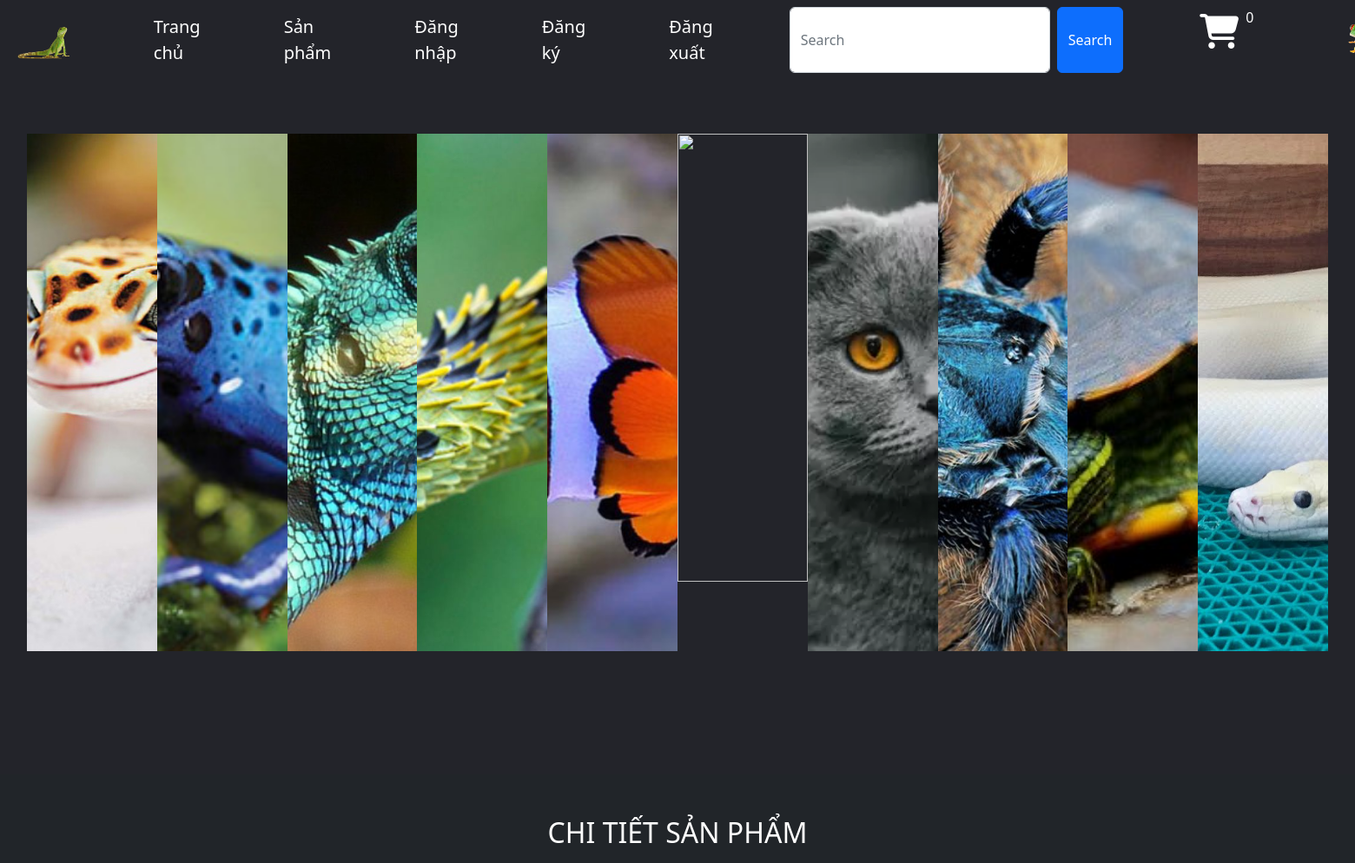
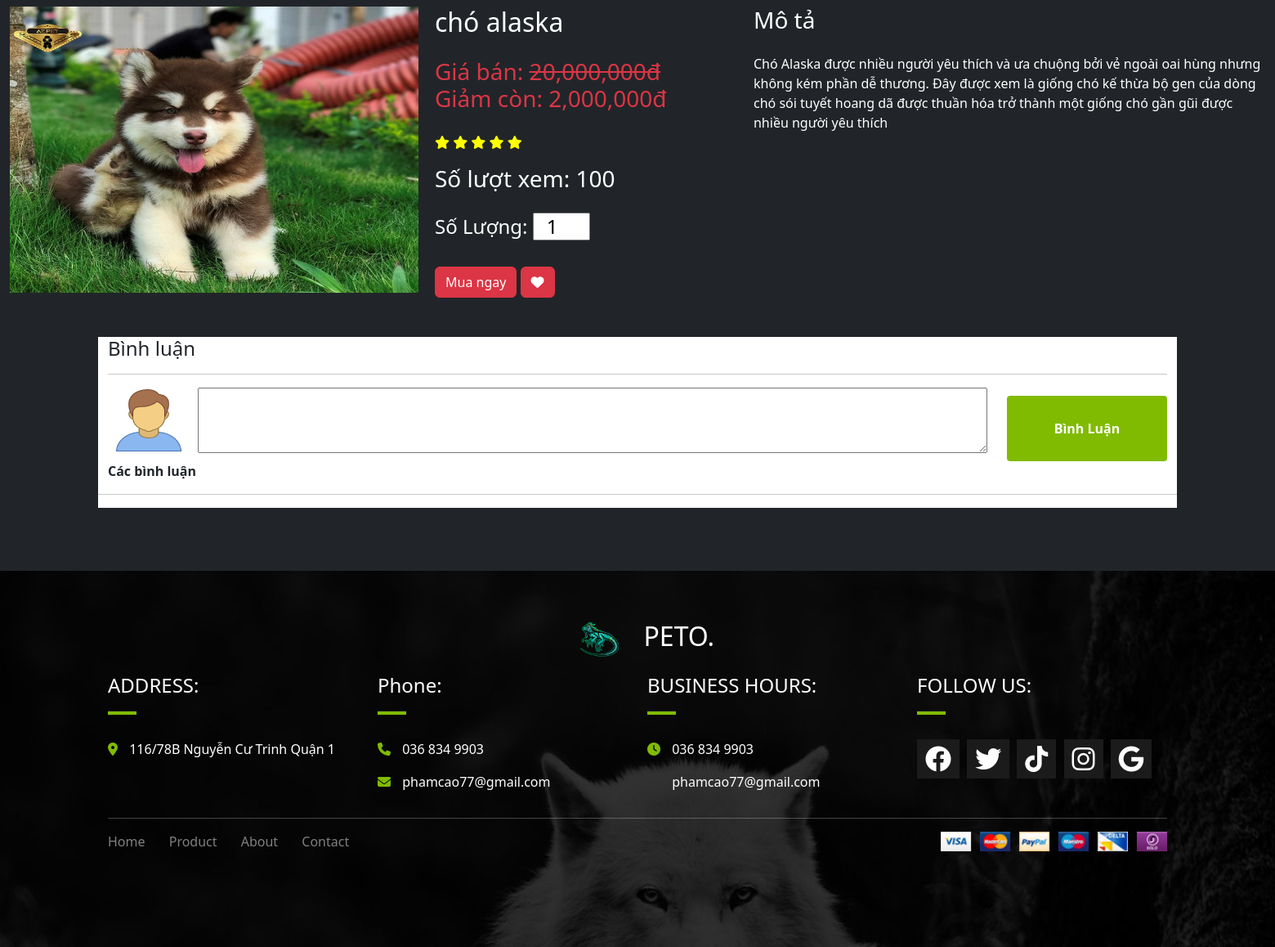
/index.php?action=sanpham&act=detail&id=4, run on the app's committed database (2 pictures, top to bottom).
### tables this page shows
CREATE TABLE `hanghoa` (
  `mahh` int(10) NOT NULL,
  `tenhh` varchar(50) NOT NULL,
  `dongia` float NOT NULL,
  `giamgia` float NOT NULL,
  `hinh` varchar(100) NOT NULL,
  `nhom` varchar(10) NOT NULL,
  `maloai` int(10) NOT NULL,
  `soluotxem` int(10) NOT NULL,
  `mota` text NOT NULL,
  `soluongton` int(10) NOT NULL
);

### model/connect.php (called while the page is built, shortened)
<?php
    class connect
    {
        var $db = null;
        public function __construct()
        {
            $dsn = 'mysql:host=localhost;dbname=qlbh';
            $user = 'root';
            $pass = '';
            try {
                $this->db = new PDO($dsn, $user, $pass,
                array(PDO::MYSQL_ATTR_INIT_COMMAND=>"SET NAMES utf8"));
            } catch (\Throwable $th) {
                echo "that bai";
            }
        }
        public function getInstance($select)
        {
            $result = $this->db->query($select);
            $result = $result->fetch();
            return $result;
        }
    }
?>

### model/hanghoa.php (called while the page is built, shortened)
<?php
    class hanghoa
    {
        public function getHangHoaId($id)
        {
            $db = new connect();
            $select = "SELECT * FROM hanghoa WHERE mahh = $id;";
            $result = $db->getInstance($select);
            return $result;
        }
    }
?>

### view/sanphamchitiet.php (the view, shortened to what this page needs)
<div class="container bg-dark" style="height: 800px;">
    <h2 class="text-center text-white mt-5">CHI TIẾT SẢN PHẨM</h2>
        <form action="index.php?action=giohang" method="post">
          <div class="row mt-4">
            <?php
              if(isset($_GET['id']))
              {
                  $id = $_GET['id'];
                  $hh = new hanghoa();
                  $result = $hh->getHangHoaId($id);
                  $tenhh = $result['tenhh'];
                  $hinh = $result["hinh"];
                  $dongia = $result["dongia"];
                  $mota = $result["mota"];
                  $giamgia = $result["giamgia"];
                  $soluotxem = $result["soluotxem"];
              }
            ?>
            <div class="col-lg-4 text-center">
              <img src="content\anh\<?php echo $hinh;?>" alt="" width="500px" height="350px">
            </div>
            <div class="col-lg-3 text-white">
                      <h2 class="card-title"><?php echo $tenhh;?></h2>
                      <?php
                          if($giamgia != 0)
                                  echo '<h3 class="text-danger mt-4">Giá bán:
                                      <strike>
                                          '.number_format($dongia).'đ
                                      </strike><br>
                                      Giảm còn:
                                      <font>
                                          '.number_format($giamgia).'đ
                                      </font>
                                      </h3>';
                          else
                              echo '<h3 class="text-danger mt-4">Giá bán: '.number_format($dongia).'đ</h3>';
                      ?>
                      <div id="stars" class="mt-4">
                              <i class="fa fa-star" onclick="DANHGIA(1)" style="color: yellow;" aria-hidden="true"></i>
                              <i class="fa fa-star" onclick="DANHGIA(2)" style="color: yellow;" aria-hidden="true"></i>
                              <i class="fa fa-star" onclick="DANHGIA(3)" style="color: yellow;" aria-hidden="true"></i>
                              <i class="fa fa-star" onclick="DANHGIA(4)" style="color: yellow;" aria-hidden="true"></i>
                              <i class="fa fa-star" onclick="DANHGIA(5)" style="color: yellow;" aria-hidden="true"></i>
                      </div>
                      <h3 class="card-title mt-3">Số lượt xem: <?php echo $soluotxem;?></h3>
                      <h4 class="mt-4">
                      Số Lượng:
                      <input type="number" style="width: 70px;padding-left: 15px;" id="soluong" name="soluong" min="1" max="100" value="1" size="10" />
                      </h4>
                      <button type="submit" class="btn btn-danger text-white mt-4">Mua ngay</button>
                      <button class="like btn btn-danger mt-4" type="button"><span class="fa fa-heart"></span></button> </a>
            </div>
            <div class="col-lg-5 text-white">
              <h3>Mô tả</h3>
              <p class="mt-4"><?php echo $mota;?></p>
            </div>
          </div>
        </form>
      <div class="container mt-5 bg-white">
        <h4 >Bình luận</h4>
        <hr>
        <form action="" method="post">
            <div class="row">
                <div class="col-lg-1 text-center">
                <img src="content/anh/people.png" width="100px" height="80px"; />
                </div>
                <div class="col-lg-9">
                <textarea class="input-field" style="width:100%; height:80px"  type="text" name="comment" rows="2" cols="70" id="comment" placeholder="Thêm bình luận">  </textarea>
                </div>
                <div class="col-lg-2">
                <input type="submit" style="width:100%; height:80px" class="btn btn-primary" id="submitButton" value="Bình Luận" />
                </div>
            </div>
        </form>
            <div class="row">
                <p class="float-left"><b>Các bình luận</b></p>
                <hr>
            </div>
      </div>
</div>

### content/css/css.css (style rules this page uses)
input[type="submit"] { border: none; outline: none; padding: 11px 25px; background: #80BB01; cursor: pointer; border-radius: 4px; font-weight: 600; width: 100px; margin-top: 10px; }

### data on the page
hanghoa: hinh (picture), tenhh "chó alaska", dongia "20,000,000", giamgia "2,000,000", soluotxem "100", mota "Chó Alaska được nhiều người yêu thích và ưa chuộng bởi vẻ ngoài oai hùng nhưng không kém phần dễ thương. Đây được xem là giống chó kế thừa bộ gen của dòng chó sói tuyết hoang dã được thuần hóa trở thành một giống chó gần gũi được nhiều người yêu thích"

### other printed values
$dem "0"
